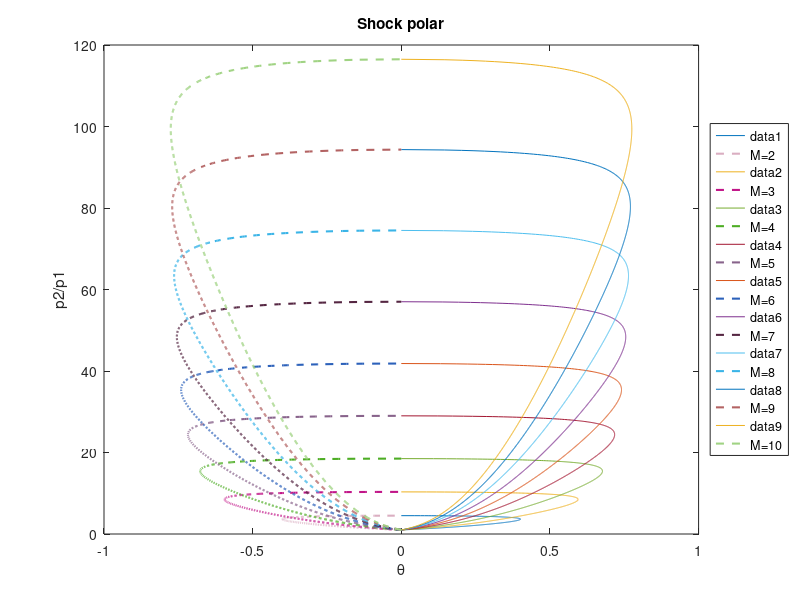

The MATLAB source for this figure:
g=1.4;
j=0;
for M1=[2:1:10];
    up=1+(2*g/(g+1))*(M1^2-1);
    p2byp1=linspace(1,up,1000);
    rng('shuffle');
    j=j+1;
    i = rand(10,1);
    q= linspace(rand(1,1),rand(1,1),10);
    r= linspace(rand(1,1),rand(1,1),10);
    gfn=(g+1) / (2*g);
    gfn2=(3*g+1)/(2*g);
    term=(1/M1^2)*(gfn.*(p2byp1-1)+1);
    cotbeta=sqrt((1./term)-1);
    term2=gfn.*(p2byp1-1)./((g+1).*0.5*M1^2-(gfn.*(p2byp1-1)));
    theta=atan(cotbeta.*term2);
    plot(theta,p2byp1,-theta,p2byp1,'--','color',[i(j) q(j) r(j)],'DisplayName',['M=',num2str(M1)],'Linewidth',1.5);
    hold on
    
    xlabel('\theta');
    ylabel('p2/p1');
    title('Shock polar');
    %ylim([1,4]);
    legend('Location','eastoutside');
end
